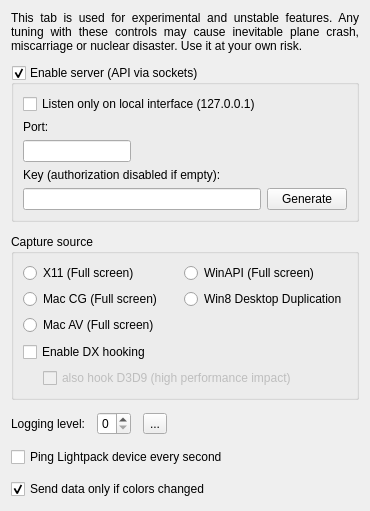
      <widget class="QWidget" name="tabExpert">
       <property name="sizePolicy">
        <sizepolicy hsizetype="Fixed" vsizetype="Preferred">
         <horstretch>0</horstretch>
         <verstretch>0</verstretch>
        </sizepolicy>
       </property>
       <attribute name="title">
        <string>Expert</string>
       </attribute>
       <layout class="QVBoxLayout" name="verticalLayout_3" stretch="0,0,0,0,0,0,0">
        <property name="spacing">
         <number>12</number>
        </property>
        <item>
         <widget class="QLabel" name="label_DevTabWarning">
          <property name="text">
           <string>&lt;html&gt;&lt;head/&gt;&lt;body&gt;&lt;p&gt;This tab is used for experimental and unstable features. Any tuning with these controls may cause inevitable plane crash, miscarriage or nuclear disaster. Use it at your own risk.&lt;/p&gt;&lt;/body&gt;&lt;/html&gt;</string>
          </property>
          <property name="scaledContents">
           <bool>false</bool>
          </property>
          <property name="alignment">
           <set>Qt::AlignJustify|Qt::AlignVCenter</set>
          </property>
          <property name="wordWrap">
           <bool>true</bool>
          </property>
         </widget>
        </item>
        <item>
         <widget class="QGroupBox" name="groupBox_Api">
          <property name="sizePolicy">
           <sizepolicy hsizetype="Preferred" vsizetype="Fixed">
            <horstretch>0</horstretch>
            <verstretch>0</verstretch>
           </sizepolicy>
          </property>
          <property name="toolTip">
           <string>&lt;html&gt;&lt;head/&gt;&lt;body&gt;&lt;p&gt;Enables TCP socket server.&lt;/p&gt;&lt;p&gt;You can connect via &amp;quot;telnet &amp;lt;ip&amp;gt; &amp;lt;port&amp;gt;&amp;quot; for example and manually execute available commands.&lt;/p&gt;&lt;p&gt;Default: %1&lt;/p&gt;&lt;/body&gt;&lt;/html&gt;</string>
          </property>
          <property name="styleSheet">
           <string notr="true"/>
          </property>
          <property name="title">
           <string>Enable server (API via sockets)</string>
          </property>
          <property name="checkable">
           <bool>true</bool>
          </property>
          <property name="checked">
           <bool>true</bool>
          </property>
          <layout class="QGridLayout" name="gridLayout_3">
           <item row="0" column="0">
            <widget class="QCheckBox" name="checkBox_listenOnlyOnLoInterface">
             <property name="toolTip">
              <string>&lt;html&gt;&lt;head/&gt;&lt;body&gt;&lt;p&gt;When enabled, you can connect ONLY from the same computer through 127.0.0.1/localhost address.&lt;/p&gt;&lt;p&gt;Disable this if you want to connect from anywhere else.&lt;/p&gt;&lt;p&gt;Default: %1&lt;/p&gt;&lt;/body&gt;&lt;/html&gt;</string>
             </property>
             <property name="text">
              <string>Listen only on local interface (127.0.0.1)</string>
             </property>
            </widget>
           </item>
           <item row="2" column="0">
            <widget class="QLineEdit" name="lineEdit_ApiPort">
             <property name="sizePolicy">
              <sizepolicy hsizetype="Fixed" vsizetype="Fixed">
               <horstretch>0</horstretch>
               <verstretch>0</verstretch>
              </sizepolicy>
             </property>
             <property name="toolTip">
              <string>&lt;html&gt;&lt;head/&gt;&lt;body&gt;&lt;p&gt;TCP port to listen.&lt;/p&gt;&lt;p&gt;Default: %1&lt;/p&gt;&lt;/body&gt;&lt;/html&gt;</string>
             </property>
            </widget>
           </item>
           <item row="1" column="0">
            <widget class="QLabel" name="label_ApiPort">
             <property name="toolTip">
              <string>&lt;html&gt;&lt;head/&gt;&lt;body&gt;&lt;p&gt;TCP port to listen.&lt;/p&gt;&lt;p&gt;Default: %1&lt;/p&gt;&lt;/body&gt;&lt;/html&gt;</string>
             </property>
             <property name="styleSheet">
              <string notr="true">margin-top: .1em</string>
             </property>
             <property name="text">
              <string>Port:</string>
             </property>
             <property name="buddy">
              <cstring>lineEdit_ApiPort</cstring>
             </property>
            </widget>
           </item>
           <item row="5" column="2">
            <widget class="QPushButton" name="pushButton_GenerateNewApiKey">
             <property name="toolTip">
              <string>Generate a random one</string>
             </property>
             <property name="text">
              <string>Generate</string>
             </property>
            </widget>
           </item>
           <item row="5" column="0">
            <widget class="QLineEdit" name="lineEdit_ApiKey">
             <property name="minimumSize">
              <size>
               <width>0</width>
               <height>20</height>
              </size>
             </property>
             <property name="baseSize">
              <size>
               <width>0</width>
               <height>20</height>
              </size>
             </property>
             <property name="toolTip">
              <string>&lt;html&gt;&lt;head/&gt;&lt;body&gt;&lt;p&gt;The API Key all the clients should provide to authenticate. Could be any custom string (%1 character limit). &lt;/p&gt;&lt;p&gt;Default: %2&lt;/p&gt;&lt;/body&gt;&lt;/html&gt;</string>
             </property>
             <property name="styleSheet">
              <string notr="true"/>
             </property>
             <property name="maxLength">
              <number>40</number>
             </property>
             <property name="readOnly">
              <bool>false</bool>
             </property>
            </widget>
           </item>
           <item row="4" column="0">
            <widget class="QLabel" name="label_ApiKey">
             <property name="toolTip">
              <string>&lt;html&gt;&lt;head/&gt;&lt;body&gt;&lt;p&gt;The API Key all the clients should provide to authenticate. Could be any custom string (%1 character limit). &lt;/p&gt;&lt;p&gt;Default: %2&lt;/p&gt;&lt;/body&gt;&lt;/html&gt;</string>
             </property>
             <property name="styleSheet">
              <string notr="true">margin-top:0</string>
             </property>
             <property name="text">
              <string>Key (authorization disabled if empty):</string>
             </property>
             <property name="buddy">
              <cstring>lineEdit_ApiKey</cstring>
             </property>
            </widget>
           </item>
          </layout>
         </widget>
        </item>
        <item>
         <widget class="QGroupBox" name="groupBox">
          <property name="sizePolicy">
           <sizepolicy hsizetype="MinimumExpanding" vsizetype="MinimumExpanding">
            <horstretch>0</horstretch>
            <verstretch>0</verstretch>
           </sizepolicy>
          </property>
          <property name="title">
           <string>Capture source</string>
          </property>
          <layout class="QVBoxLayout" name="verticalLayout_11">
           <item>
            <layout class="QHBoxLayout" name="horizontalLayout_6">
             <item>
              <layout class="QVBoxLayout" name="verticalLayout_9">
               <item>
                <widget class="QRadioButton" name="radioButton_GrabX11">
                 <property name="text">
                  <string>X11 (Full screen)</string>
                 </property>
                </widget>
               </item>
               <item>
                <widget class="QRadioButton" name="radioButton_GrabMacCoreGraphics">
                 <property name="text">
                  <string>Mac CG (Full screen)</string>
                 </property>
                </widget>
               </item>
               <item>
                <widget class="QRadioButton" name="radioButton_GrabMacAVFoundation">
                 <property name="text">
                  <string>Mac AV (Full screen)</string>
                 </property>
                </widget>
               </item>
               <item>
                <spacer name="verticalSpacer_6">
                 <property name="orientation">
                  <enum>Qt::Vertical</enum>
                 </property>
                 <property name="sizeHint" stdset="0">
                  <size>
                   <width>20</width>
                   <height>1</height>
                  </size>
                 </property>
                </spacer>
               </item>
              </layout>
             </item>
             <item>
              <layout class="QVBoxLayout" name="verticalLayout_10">
               <item>
                <widget class="QRadioButton" name="radioButton_GrabWinAPI">
                 <property name="text">
                  <string>WinAPI (Full screen)</string>
                 </property>
                </widget>
               </item>
               <item>
                <widget class="QRadioButton" name="radioButton_GrabDDupl">
                 <property name="text">
                  <string>Win8 Desktop Duplication</string>
                 </property>
                </widget>
               </item>
               <item>
                <spacer name="verticalSpacer">
                 <property name="orientation">
                  <enum>Qt::Vertical</enum>
                 </property>
                 <property name="sizeHint" stdset="0">
                  <size>
                   <width>20</width>
                   <height>1</height>
                  </size>
                 </property>
                </spacer>
               </item>
              </layout>
             </item>
            </layout>
           </item>
           <item>
            <widget class="QCheckBox" name="checkBox_EnableDx1011Capture">
             <property name="text">
              <string>Enable DX hooking</string>
             </property>
             <property name="icon">
              <iconset resource="../res/LightpackResources.qrc">
               <normaloff>:/icons/uac-shield.png</normaloff>:/icons/uac-shield.png</iconset>
             </property>
            </widget>
           </item>
           <item>
            <layout class="QHBoxLayout" name="horizontalLayout_9">
             <item>
              <spacer name="horizontalSpacer_4">
               <property name="orientation">
                <enum>Qt::Horizontal</enum>
               </property>
               <property name="sizeType">
                <enum>QSizePolicy::Fixed</enum>
               </property>
               <property name="sizeHint" stdset="0">
                <size>
                 <width>20</width>
                 <height>0</height>
                </size>
               </property>
              </spacer>
             </item>
             <item>
              <widget class="QCheckBox" name="checkBox_EnableDx9Capture">
               <property name="enabled">
                <bool>false</bool>
               </property>
               <property name="text">
                <string>also hook D3D9 (high performance impact)</string>
               </property>
              </widget>
             </item>
            </layout>
           </item>
          </layout>
         </widget>
        </item>
        <item>
         <layout class="QHBoxLayout" name="horizontalLayout_5">
          <item>
           <widget class="QLabel" name="label_LoggingLevel">
            <property name="text">
             <string>Logging level:</string>
            </property>
            <property name="buddy">
             <cstring>spinBox_LoggingLevel</cstring>
            </property>
           </widget>
          </item>
          <item>
           <widget class="QSpinBox" name="spinBox_LoggingLevel">
            <property name="toolTip">
             <string>&lt;html&gt;&lt;head/&gt;&lt;body&gt;&lt;p&gt;Log verbosity: %1-%2 where %1 = no logs.&lt;/p&gt;&lt;p&gt;After enabling logs you need to restart the program.&lt;/p&gt;&lt;p&gt;When enabled you can use the &lt;img src=&quot;:/buttons/arrow_right_dark_24px.png&quot; width=&quot;12&quot;&gt; button to open the log directory.&lt;/p&gt;&lt;p&gt;Default: %3&lt;/p&gt;&lt;/body&gt;&lt;/html&gt;</string>
            </property>
            <property name="maximum">
             <number>3</number>
            </property>
           </widget>
          </item>
          <item>
           <widget class="QToolButton" name="toolButton_OpenLogs">
            <property name="toolTip">
             <string>open Log folder</string>
            </property>
            <property name="whatsThis">
             <string>open Log folder</string>
            </property>
            <property name="text">
             <string>...</string>
            </property>
            <property name="icon">
             <iconset resource="../res/LightpackResources.qrc">
              <normaloff>:/buttons/arrow_right_dark_24px.png</normaloff>:/buttons/arrow_right_dark_24px.png</iconset>
            </property>
           </widget>
          </item>
          <item>
           <spacer name="horizontalSpacer_2">
            <property name="orientation">
             <enum>Qt::Horizontal</enum>
            </property>
            <property name="sizeHint" stdset="0">
             <size>
              <width>40</width>
              <height>20</height>
             </size>
            </property>
           </spacer>
          </item>
         </layout>
        </item>
        <item>
         <widget class="QCheckBox" name="checkBox_PingDeviceEverySecond">
          <property name="text">
           <string>Ping Lightpack device every second</string>
          </property>
         </widget>
        </item>
        <item>
         <widget class="QCheckBox" name="checkBox_SendDataOnlyIfColorsChanges">
          <property name="toolTip">
           <string>&lt;html&gt;&lt;head/&gt;&lt;body&gt;&lt;p&gt;When disabled every frame will be sent to the device. This is recommended for devices with inactivity timers built into firmwares (some custom Adalight sketches for example) or configured via Prismatik (UDP devices with a &amp;lt; 255 timeout value).&lt;/p&gt;&lt;p&gt;When enabled every new frame will be compared with the previous one, and will be sent only if differences are detected (can be useful in low bandwidth situations).&lt;/p&gt;&lt;p&gt;Default: %1&lt;/p&gt;&lt;/body&gt;&lt;/html&gt;</string>
          </property>
          <property name="text">
           <string>Send data only if colors changed</string>
          </property>
          <property name="checked">
           <bool>true</bool>
          </property>
         </widget>
        </item>
        <item>
         <spacer name="verticalSpacer_4">
          <property name="orientation">
           <enum>Qt::Vertical</enum>
          </property>
          <property name="sizeType">
           <enum>QSizePolicy::Expanding</enum>
          </property>
          <property name="sizeHint" stdset="0">
           <size>
            <width>20</width>
            <height>1</height>
           </size>
          </property>
         </spacer>
        </item>
       </layout>
       </widget>
